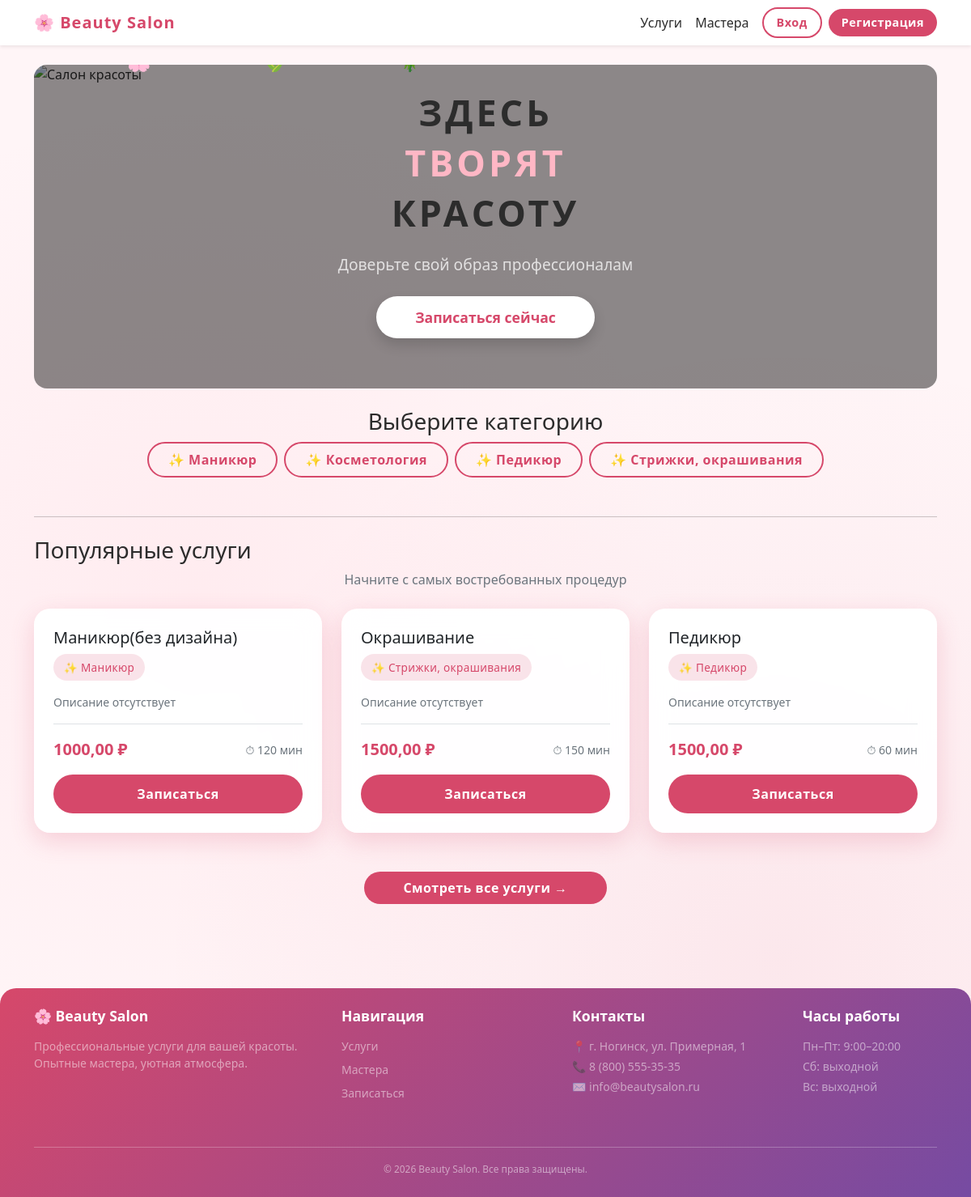
The page / on the database its author committed.
### catalogs/models.py (models this page shows, shortened)
class Category(models.Model):
    name = models.CharField("Название категории", max_length=100)
    icon = models.CharField("Иконка (эмодзи)", max_length=10, default="✨")
    class Meta:
        verbose_name = "Категория"
        verbose_name_plural = "Категории"

class Service(models.Model):
    name = models.CharField("Название", max_length=100)
    description = models.TextField("Описание", blank=True)
    price = models.DecimalField(
        "Цена",
        max_digits=10,
        decimal_places=2,
        validators=[MinValueValidator(0, "Цена не может быть отрицательной")],
    )
    duration_minutes = models.PositiveIntegerField(
        "Длительность, мин",
        validators=[MinValueValidator(1, "Минимум 1 минута")],
    )
    category = models.ForeignKey(
        Category,
        on_delete=models.SET_NULL,
        null=True,
        blank=True,
        related_name="services",
        verbose_name="Категория",
    )
    class Meta:
        verbose_name = "Услуга"
        verbose_name_plural = "Услуги"
        ordering = ["name"]

### catalogs/views.py (the view)
# urls.py: path('', views.home, name='home'),
def home(request):
    categories = Category.objects.all()
    featured_services = Service.objects.all()[:3]
    return render(request, "catalogs/home.html", {
        "categories": categories,
        "featured_services": featured_services,
    })

### templates/catalogs/home.html (shortened to what this page needs)
{% extends "base.html" %}
{% block hero %}
<div class="hero-banner position-relative overflow-hidden rounded-4">
    <img src="https://i.pinimg.com/736x/74/44/53/744453fb07b83229a5145a29c14deb44.jpg"
         alt="Салон красоты" class="bg-photo">
    <div class="overlay"></div>
    <div class="petals">
        <span class="petal">🌸</span>
        <span class="petal">🌷</span>
        <span class="petal">🌹</span>
    </div>
    <div class="hero-content position-relative z-3 text-center text-white">
        <h1 class="display-4 fw-bold mb-2">Здесь</h1>
        <h1 class="display-4 fw-bold mb-2 accent-pink">Творят</h1>
        <h1 class="display-4 fw-bold mb-4">Красоту</h1>
        <p class="lead mb-4 opacity-75">Доверьте свой образ профессионалам</p>
        <a href="{% url 'catalogs:create_appointment' %}" class="btn-hero btn-lg-custom rounded-pill-custom shadow px-5">
            Записаться сейчас
        </a>
    </div>
</div>
{% endblock %}
{% block content %}
<div class="mb-5">
    <div class="text-center mb-5">
        <h3>Выберите категорию</h3>
        <div class="d-flex flex-wrap justify-content-center gap-2">
            {% for category in categories %}
                <a href="{% url 'catalogs:services_list' %}?category={{ category.id }}"
                   class="btn-outline-main rounded-pill-custom px-4 py-2">
                    {{ category.icon }} {{ category.name }}
                </a>
            {% empty %}
                <p class="text-muted-custom">Категории пока не добавлены.</p>
            {% endfor %}
        </div>
    </div>
    <hr class="my-4">
    <h3>Популярные услуги</h3>
    <p class="text-center text-muted-custom mb-4">Начните с самых востребованных процедур</p>
    <div class="row g-4 mb-5">
        {% for service in featured_services %}
            <div class="col-md-6 col-lg-4">
                <div class="card p-4 h-100 d-flex flex-column">
                    <h5 class="text-dark mb-2">{{ service.name }}</h5>
                    {% if service.category %}
                    <span class="badge-custom badge-category rounded-pill-custom mb-3 align-self-start">
                        {{ service.category.icon }} {{ service.category.name }}
                    </span>
                    {% endif %}
                    <p class="text-muted-custom small flex-grow-1">
                        {{ service.description|truncatewords:15|default:"Описание отсутствует" }}
                    </p>
                    <div class="d-flex justify-content-between align-items-center mt-auto pt-3 border-top">
                        <span class="fs-5 fw-bold text-accent">{{ service.price }} ₽</span>
                        <span class="text-muted-custom small">⏱ {{ service.duration_minutes }} мин</span>
                    </div>
                    <a href="{% url 'catalogs:create_appointment' %}" class="btn-main rounded-pill-custom mt-3 w-100">
                        Записаться
                    </a>
                </div>
            </div>
        {% endfor %}
    </div>
    <div class="text-center">
        <a href="{% url 'catalogs:services_list' %}" class="btn-main rounded-pill-custom px-5 py-2">
            Смотреть все услуги →
        </a>
    </div>
</div>
{% endblock %}

### static/base.css (style rules this page uses)
:root { --pink-main: #FFB7C5; --pink-dark: #D6486A; --pink-dark-hover: #b03a55; --glass-bg: rgba(255, 255, 255, 0.95); --shadow-soft: 0 10px 30px rgba(214, 72, 106, 0.2); --text-dark: #2C2C2C; --text-muted: #6c757d; --border-light: #eee; }
body { background-color: #FFF5F7; background-image: radial-gradient(circle at 20% 50%, rgba(255, 183, 197, 0.15) 0%, transparent 50%), radial-gradient(circle at 80% 80%, rgba(214, 72, 106, 0.08) 0%, transparent 50%); color: var(--text-dark); font-family: 'Segoe UI', Roboto, Helvetica, Arial, sans-serif; display: flex; flex-direction: column; min-height: 100vh; }
a { color: var(--pink-dark); text-decoration: none; transition: color 0.2s; }
.hero-banner { position: relative; overflow: hidden; border-radius: 1.5rem; min-height: 400px; }
.hero-banner img.bg-photo { position: absolute; inset: 0; width: 100%; height: 100%; object-fit: cover; z-index: 0; }
.hero-banner .overlay { position: absolute; inset: 0; background: rgba(0, 0, 0, 0.45); z-index: 1; }
.hero-banner .hero-content { position: relative; z-index: 3; text-align: center; color: white; padding: 2rem; max-width: 700px; margin: 0 auto; }
.hero-banner h1 { font-size: 2.8rem; font-weight: 900; margin-bottom: 0.75rem; letter-spacing: 4px; text-transform: uppercase; }
.hero-banner h1.accent-pink { color: var(--pink-main); }
.hero-banner p { font-size: 1.2rem; margin-bottom: 1.5rem; opacity: 0.95; }
.hero-banner .btn-hero { background: white; color: var(--pink-dark); border: none; border-radius: 50px; padding: 0.8rem 2.2rem; font-weight: 700; font-size: 1.1rem; text-decoration: none; transition: all 0.3s; box-shadow: 0 4px 20px rgba(0, 0, 0, 0.25); display: inline-block; }
.petals { position: absolute; top: 0; left: 0; width: 100%; height: 100%; z-index: 2; pointer-events: none; overflow: hidden; }
.petal { position: absolute; font-size: 1.8rem; top: -30px; animation-name: fall; animation-timing-function: linear; animation-iteration-count: infinite; }
.petal:nth-child(1) { left: 10%; animation-delay: 0s; animation-duration: 8s; }
.petal:nth-child(2) { left: 25%; animation-delay: 1s; animation-duration: 10s; }
.petal:nth-child(3) { left: 40%; animation-delay: 2s; animation-duration: 7s; }
.card { border: none; border-radius: 20px; background: var(--glass-bg); backdrop-filter: blur(15px); -webkit-backdrop-filter: blur(15px); box-shadow: var(--shadow-soft); transition: transform 0.3s ease, box-shadow 0.3s ease; }
h1, h2, h3, h4, h5 { color: var(--text-dark); }
.btn-main { display: inline-block; background-color: var(--pink-dark); color: white; border: none; padding: 0.75rem 1.5rem; font-weight: 600; letter-spacing: 0.5px; transition: all 0.2s; border-radius: 50px; text-decoration: none; cursor: pointer; text-align: center; }
.btn-outline-main { display: inline-block; background: transparent; color: var(--pink-dark); border: 2px solid var(--pink-dark); padding: 0.65rem 1.5rem; font-weight: 600; letter-spacing: 0.5px; transition: all 0.2s; border-radius: 50px; text-decoration: none; cursor: pointer; text-align: center; }
.btn-lg-custom { padding: 0.9rem 2rem; font-size: 1.1rem; }
.badge-custom { display: inline-block; padding: 0.4rem 0.8rem; border-radius: 50px; font-size: 0.85rem; font-weight: 500; letter-spacing: 0.3px; }
.badge-category { background: rgba(214, 72, 106, 0.15); color: var(--pink-dark); }
.text-accent { color: var(--pink-dark); }
.text-muted-custom { color: var(--text-muted); }
.rounded-pill-custom { border-radius: 50px; }

### rows shown on the page
Category: icon "✨", name "Маникюр"
Category: icon "✨", name "Косметология"
Category: icon "✨", name "Педикюр"
Category: icon "✨", name "Стрижки, окрашивания"
Service: name "Маникюр(без дизайна)", category.icon "✨", category.name "Маникюр", description "Описание отсутствует", price "1000,00", duration_minutes "120"
Service: name "Окрашивание", category.icon "✨", category.name "Стрижки, окрашивания", description "Описание отсутствует", price "1500,00", duration_minutes "150"
Service: name "Педикюр", category.icon "✨", category.name "Педикюр", description "Описание отсутствует", price "1500,00", duration_minutes "60"
